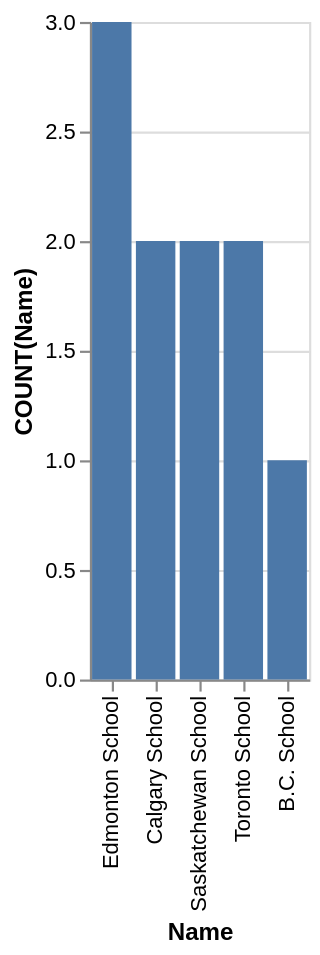

Vega-Lite specification stored for this chart:
### Vega-Lite specification from a JSON file in a GitHub repository (floating-point values rounded to 4 significant figures)
{"data": {"values": [{"x_data": "B.C. School", "y_data": 1}, {"x_data": "Calgary School", "y_data": 2}, {"x_data": "Edmonton School", "y_data": 3}, {"x_data": "Saskatchewan School", "y_data": 2}, {"x_data": "Toronto School", "y_data": 2}]}, "mark": "bar", "encoding": {"x": {"field": "x_data", "type": "nominal", "title": "Name", "sort": {"op": "sum", "field": "y_data", "order": "descending"}}, "y": {"field": "y_data", "type": "quantitative", "title": "COUNT(Name)"}}}
